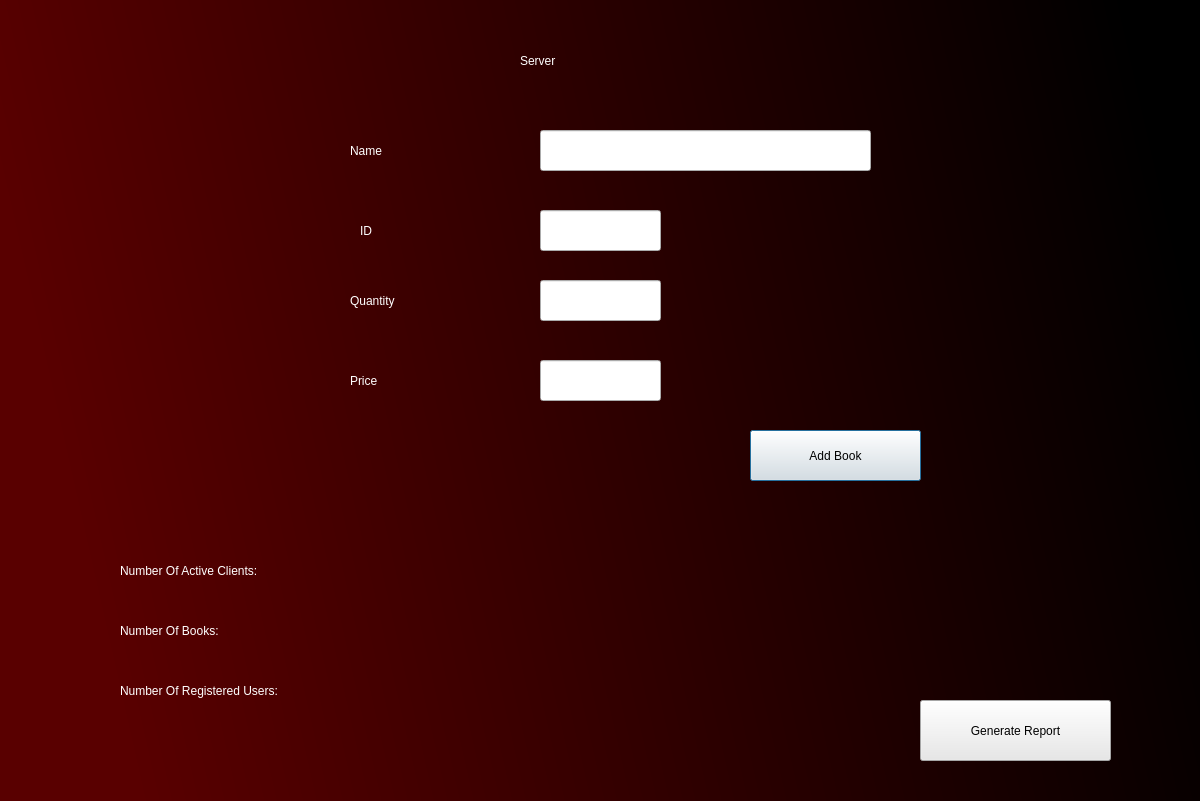
<?xml version="1.0" encoding="UTF-8"?>
<ui version="4.0">
 <class>Dialog</class>
 <widget class="QDialog" name="Dialog">
  <property name="geometry">
   <rect>
    <x>0</x>
    <y>0</y>
    <width>1200</width>
    <height>801</height>
   </rect>
  </property>
  <property name="windowTitle">
   <string>Dialog</string>
  </property>
  <widget class="QWidget" name="mwwidget" native="true">
   <property name="geometry">
    <rect>
     <x>0</x>
     <y>0</y>
     <width>1201</width>
     <height>801</height>
    </rect>
   </property>
   <property name="styleSheet">
    <string notr="true">QWidget#mwwidget{
background-color: qlineargradient(spread:pad, x1:0, y1:0.227273, x2:0.945274, y2:0.0852273, stop:0 rgba(89, 0, 0, 255), stop:1 rgba(0, 0, 0, 255));}</string>
   </property>
   <widget class="QLabel" name="label_3">
    <property name="geometry">
     <rect>
      <x>520</x>
      <y>40</y>
      <width>141</width>
      <height>41</height>
     </rect>
    </property>
    <property name="styleSheet">
     <string notr="true">font: 75 28pt &quot;MS Shell Dlg 2&quot;;
color: rgb(255, 255, 255);</string>
    </property>
    <property name="text">
     <string>Server</string>
    </property>
   </widget>
   <widget class="QLabel" name="label_4">
    <property name="geometry">
     <rect>
      <x>350</x>
      <y>130</y>
      <width>111</width>
      <height>41</height>
     </rect>
    </property>
    <property name="styleSheet">
     <string notr="true">font: 75 19pt &quot;MS Shell Dlg 2&quot;;
color: rgb(255, 255, 255);</string>
    </property>
    <property name="text">
     <string>Name</string>
    </property>
   </widget>
   <widget class="QLabel" name="label_5">
    <property name="geometry">
     <rect>
      <x>360</x>
      <y>210</y>
      <width>121</width>
      <height>41</height>
     </rect>
    </property>
    <property name="styleSheet">
     <string notr="true">font: 75 18pt &quot;MS Shell Dlg 2&quot;;
color: rgb(255, 255, 255);</string>
    </property>
    <property name="text">
     <string>ID</string>
    </property>
   </widget>
   <widget class="QLabel" name="label_9">
    <property name="geometry">
     <rect>
      <x>350</x>
      <y>360</y>
      <width>121</width>
      <height>41</height>
     </rect>
    </property>
    <property name="styleSheet">
     <string notr="true">font: 75 18pt &quot;MS Shell Dlg 2&quot;;
color: rgb(255, 255, 255);</string>
    </property>
    <property name="text">
     <string>Price</string>
    </property>
   </widget>
   <widget class="QLabel" name="label_8">
    <property name="geometry">
     <rect>
      <x>350</x>
      <y>280</y>
      <width>121</width>
      <height>41</height>
     </rect>
    </property>
    <property name="styleSheet">
     <string notr="true">font: 75 18pt &quot;MS Shell Dlg 2&quot;;
color: rgb(255, 255, 255);</string>
    </property>
    <property name="text">
     <string>Quantity</string>
    </property>
   </widget>
   <widget class="QLineEdit" name="nameField">
    <property name="geometry">
     <rect>
      <x>540</x>
      <y>130</y>
      <width>331</width>
      <height>41</height>
     </rect>
    </property>
    <property name="text">
     <string/>
    </property>
   </widget>
   <widget class="QLineEdit" name="idField">
    <property name="geometry">
     <rect>
      <x>540</x>
      <y>210</y>
      <width>121</width>
      <height>41</height>
     </rect>
    </property>
    <property name="text">
     <string/>
    </property>
   </widget>
   <widget class="QLineEdit" name="quantityField">
    <property name="geometry">
     <rect>
      <x>540</x>
      <y>280</y>
      <width>121</width>
      <height>41</height>
     </rect>
    </property>
    <property name="text">
     <string/>
    </property>
   </widget>
   <widget class="QLineEdit" name="priceField">
    <property name="geometry">
     <rect>
      <x>540</x>
      <y>360</y>
      <width>121</width>
      <height>41</height>
     </rect>
    </property>
    <property name="text">
     <string/>
    </property>
   </widget>
   <widget class="QLabel" name="label_6">
    <property name="geometry">
     <rect>
      <x>120</x>
      <y>550</y>
      <width>361</width>
      <height>41</height>
     </rect>
    </property>
    <property name="styleSheet">
     <string notr="true">font: 75 19pt &quot;MS Shell Dlg 2&quot;;
color: rgb(255, 255, 255);</string>
    </property>
    <property name="text">
     <string>Number Of Active Clients:</string>
    </property>
   </widget>
   <widget class="QPushButton" name="addButton">
    <property name="geometry">
     <rect>
      <x>750</x>
      <y>430</y>
      <width>171</width>
      <height>51</height>
     </rect>
    </property>
    <property name="styleSheet">
     <string notr="true">background-color: rgb(232, 232, 232);
font: 75 13pt &quot;MS Shell Dlg 2&quot;;</string>
    </property>
    <property name="text">
     <string>Add Book</string>
    </property>
   </widget>
   <widget class="QLabel" name="label_7">
    <property name="geometry">
     <rect>
      <x>120</x>
      <y>610</y>
      <width>281</width>
      <height>41</height>
     </rect>
    </property>
    <property name="styleSheet">
     <string notr="true">font: 75 19pt &quot;MS Shell Dlg 2&quot;;
color: rgb(255, 255, 255);</string>
    </property>
    <property name="text">
     <string>Number Of Books:</string>
    </property>
   </widget>
   <widget class="QLabel" name="label_10">
    <property name="geometry">
     <rect>
      <x>120</x>
      <y>670</y>
      <width>421</width>
      <height>41</height>
     </rect>
    </property>
    <property name="styleSheet">
     <string notr="true">font: 75 19pt &quot;MS Shell Dlg 2&quot;;
color: rgb(255, 255, 255);</string>
    </property>
    <property name="text">
     <string>Number Of Registered Users:</string>
    </property>
   </widget>
   <widget class="QPushButton" name="reportButton">
    <property name="geometry">
     <rect>
      <x>920</x>
      <y>700</y>
      <width>191</width>
      <height>61</height>
     </rect>
    </property>
    <property name="styleSheet">
     <string notr="true">background-color: rgb(232, 232, 232);
font: 75 13pt &quot;MS Shell Dlg 2&quot;;</string>
    </property>
    <property name="text">
     <string>Generate Report</string>
    </property>
   </widget>
   <widget class="QLabel" name="activeLabel">
    <property name="geometry">
     <rect>
      <x>500</x>
      <y>550</y>
      <width>151</width>
      <height>41</height>
     </rect>
    </property>
    <property name="styleSheet">
     <string notr="true">font: 75 19pt &quot;MS Shell Dlg 2&quot;;
color: rgb(255, 255, 255);</string>
    </property>
    <property name="text">
     <string/>
    </property>
   </widget>
   <widget class="QLabel" name="booksNumberLabel">
    <property name="geometry">
     <rect>
      <x>400</x>
      <y>610</y>
      <width>151</width>
      <height>41</height>
     </rect>
    </property>
    <property name="styleSheet">
     <string notr="true">font: 75 19pt &quot;MS Shell Dlg 2&quot;;
color: rgb(255, 255, 255);</string>
    </property>
    <property name="text">
     <string/>
    </property>
   </widget>
   <widget class="QLabel" name="usersNumberLabel">
    <property name="geometry">
     <rect>
      <x>550</x>
      <y>670</y>
      <width>151</width>
      <height>41</height>
     </rect>
    </property>
    <property name="styleSheet">
     <string notr="true">font: 75 19pt &quot;MS Shell Dlg 2&quot;;
color: rgb(255, 255, 255);</string>
    </property>
    <property name="text">
     <string/>
    </property>
   </widget>
  </widget>
 </widget>
 <resources/>
 <connections/>
</ui>
